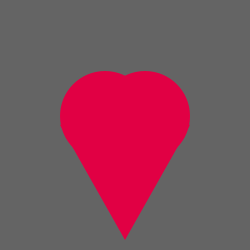
Frame 1 (no input)
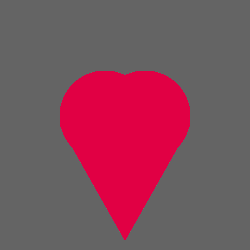
Frame 60 (the mouse pressed at the canvas centre just before this capture)
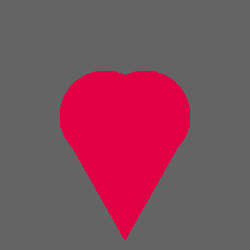
Frame 120 (the mouse held since frame 60 and released just before this capture)

The Processing sketch that drew these frames (run headless with seeded random() and noise(); from frame 60 on, the mouse is pressed at the canvas centre):

// Processing sketch: heart
// ── heart.pde
void setup()
{
  size(250,250);
  background(100);
  noStroke();
}


void draw()
{
  fill(225,0,68);
  ellipse(105,116,90,90);
  ellipse(145,116,90,90);
  quad(190,125,125,100,60,125,125,240);
  println(mouseX + "," + mouseY);
}  
